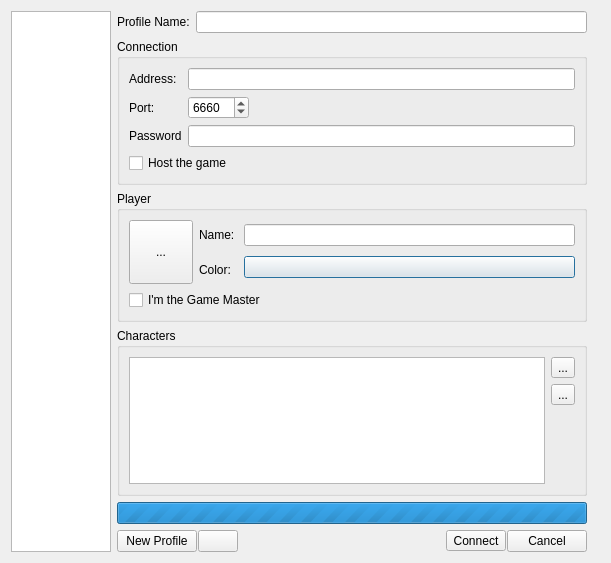
<?xml version="1.0" encoding="UTF-8"?>
<ui version="4.0">
 <class>SelectConnectionProfileDialog</class>
 <widget class="QDialog" name="SelectConnectionProfileDialog">
  <property name="geometry">
   <rect>
    <x>0</x>
    <y>0</y>
    <width>611</width>
    <height>563</height>
   </rect>
  </property>
  <property name="windowTitle">
   <string>Welcome To Rolisteam - Connection Dialog</string>
  </property>
  <layout class="QHBoxLayout" name="horizontalLayout_7">
   <item>
    <widget class="QListView" name="m_profileList">
     <property name="sizePolicy">
      <sizepolicy hsizetype="Preferred" vsizetype="Preferred">
       <horstretch>0</horstretch>
       <verstretch>0</verstretch>
      </sizepolicy>
     </property>
     <property name="maximumSize">
      <size>
       <width>16777215</width>
       <height>16777215</height>
      </size>
     </property>
     <property name="sizeAdjustPolicy">
      <enum>QAbstractScrollArea::AdjustToContents</enum>
     </property>
     <property name="selectionBehavior">
      <enum>QAbstractItemView::SelectRows</enum>
     </property>
    </widget>
   </item>
   <item>
    <layout class="QVBoxLayout" name="verticalLayout_9">
     <item>
      <layout class="QHBoxLayout" name="horizontalLayout_5">
       <item>
        <widget class="QLabel" name="label_5">
         <property name="text">
          <string>Profile Name:</string>
         </property>
        </widget>
       </item>
       <item>
        <widget class="QLineEdit" name="m_profileTitle"/>
       </item>
      </layout>
     </item>
     <item>
      <widget class="QGroupBox" name="groupBox_2">
       <property name="title">
        <string>Connection</string>
       </property>
       <layout class="QVBoxLayout" name="verticalLayout_7">
        <item>
         <layout class="QHBoxLayout" name="horizontalLayout_4">
          <item>
           <layout class="QVBoxLayout" name="verticalLayout">
            <item>
             <widget class="QLabel" name="label_3">
              <property name="text">
               <string>Address:</string>
              </property>
             </widget>
            </item>
            <item>
             <widget class="QLabel" name="label_4">
              <property name="text">
               <string>Port:</string>
              </property>
             </widget>
            </item>
            <item>
             <widget class="QLabel" name="label_8">
              <property name="text">
               <string>Password</string>
              </property>
             </widget>
            </item>
           </layout>
          </item>
          <item>
           <layout class="QVBoxLayout" name="verticalLayout_3">
            <item>
             <widget class="QLineEdit" name="m_addresseLineEdit"/>
            </item>
            <item>
             <layout class="QHBoxLayout" name="horizontalLayout_2">
              <item>
               <widget class="QSpinBox" name="m_port">
                <property name="maximum">
                 <number>65536</number>
                </property>
                <property name="value">
                 <number>6660</number>
                </property>
               </widget>
              </item>
              <item>
               <spacer name="horizontalSpacer">
                <property name="orientation">
                 <enum>Qt::Horizontal</enum>
                </property>
                <property name="sizeHint" stdset="0">
                 <size>
                  <width>40</width>
                  <height>20</height>
                 </size>
                </property>
               </spacer>
              </item>
             </layout>
            </item>
            <item>
             <widget class="QLineEdit" name="m_passwordEdit">
              <property name="echoMode">
               <enum>QLineEdit::Password</enum>
              </property>
             </widget>
            </item>
           </layout>
          </item>
         </layout>
        </item>
        <item>
         <widget class="QCheckBox" name="m_isServerCheckbox">
          <property name="text">
           <string>Host the game</string>
          </property>
         </widget>
        </item>
        <item>
         <spacer name="verticalSpacer_2">
          <property name="orientation">
           <enum>Qt::Vertical</enum>
          </property>
          <property name="sizeHint" stdset="0">
           <size>
            <width>20</width>
            <height>40</height>
           </size>
          </property>
         </spacer>
        </item>
       </layout>
      </widget>
     </item>
     <item>
      <widget class="QGroupBox" name="groupBox">
       <property name="title">
        <string>Player</string>
       </property>
       <layout class="QVBoxLayout" name="verticalLayout_8">
        <item>
         <layout class="QHBoxLayout" name="horizontalLayout">
          <item>
           <widget class="QToolButton" name="m_avatarPlayer">
            <property name="sizePolicy">
             <sizepolicy hsizetype="Maximum" vsizetype="Preferred">
              <horstretch>0</horstretch>
              <verstretch>0</verstretch>
             </sizepolicy>
            </property>
            <property name="minimumSize">
             <size>
              <width>64</width>
              <height>64</height>
             </size>
            </property>
            <property name="text">
             <string>...</string>
            </property>
            <property name="iconSize">
             <size>
              <width>64</width>
              <height>64</height>
             </size>
            </property>
            <property name="autoRaise">
             <bool>false</bool>
            </property>
           </widget>
          </item>
          <item>
           <layout class="QVBoxLayout" name="verticalLayout_4">
            <item>
             <widget class="QLabel" name="label">
              <property name="text">
               <string>Name: </string>
              </property>
             </widget>
            </item>
            <item>
             <widget class="QLabel" name="label_2">
              <property name="text">
               <string>Color: </string>
              </property>
             </widget>
            </item>
           </layout>
          </item>
          <item>
           <layout class="QVBoxLayout" name="verticalLayout_2">
            <item>
             <widget class="QLineEdit" name="m_name"/>
            </item>
            <item>
             <widget class="ColorButton" name="m_colorBtn">
              <property name="text">
               <string/>
              </property>
             </widget>
            </item>
           </layout>
          </item>
         </layout>
        </item>
        <item>
         <widget class="QCheckBox" name="m_isGmCheckbox">
          <property name="text">
           <string>I'm the Game Master</string>
          </property>
         </widget>
        </item>
       </layout>
      </widget>
     </item>
     <item>
      <widget class="QGroupBox" name="groupBox_3">
       <property name="title">
        <string>Characters</string>
       </property>
       <layout class="QVBoxLayout" name="verticalLayout_6">
        <item>
         <layout class="QHBoxLayout" name="horizontalLayout_3">
          <item>
           <widget class="QTableView" name="m_characterList">
            <property name="dragDropOverwriteMode">
             <bool>false</bool>
            </property>
            <property name="selectionBehavior">
             <enum>QAbstractItemView::SelectRows</enum>
            </property>
            <property name="iconSize">
             <size>
              <width>50</width>
              <height>50</height>
             </size>
            </property>
            <property name="showGrid">
             <bool>true</bool>
            </property>
            <attribute name="horizontalHeaderVisible">
             <bool>false</bool>
            </attribute>
            <attribute name="horizontalHeaderStretchLastSection">
             <bool>true</bool>
            </attribute>
            <attribute name="verticalHeaderVisible">
             <bool>false</bool>
            </attribute>
            <attribute name="verticalHeaderMinimumSectionSize">
             <number>50</number>
            </attribute>
            <attribute name="verticalHeaderDefaultSectionSize">
             <number>50</number>
            </attribute>
            <attribute name="verticalHeaderStretchLastSection">
             <bool>false</bool>
            </attribute>
           </widget>
          </item>
          <item>
           <layout class="QVBoxLayout" name="verticalLayout_5">
            <item>
             <widget class="QToolButton" name="m_addCharacterBtn">
              <property name="text">
               <string>...</string>
              </property>
             </widget>
            </item>
            <item>
             <widget class="QToolButton" name="m_removeCharacterBtn">
              <property name="text">
               <string>...</string>
              </property>
             </widget>
            </item>
            <item>
             <spacer name="verticalSpacer_3">
              <property name="orientation">
               <enum>Qt::Vertical</enum>
              </property>
              <property name="sizeHint" stdset="0">
               <size>
                <width>20</width>
                <height>40</height>
               </size>
              </property>
             </spacer>
            </item>
           </layout>
          </item>
         </layout>
        </item>
       </layout>
      </widget>
     </item>
     <item>
      <widget class="QProgressBar" name="m_progressBar">
       <property name="maximum">
        <number>0</number>
       </property>
       <property name="value">
        <number>-1</number>
       </property>
       <property name="textVisible">
        <bool>false</bool>
       </property>
      </widget>
     </item>
     <item>
      <spacer name="verticalSpacer">
       <property name="orientation">
        <enum>Qt::Vertical</enum>
       </property>
       <property name="sizeHint" stdset="0">
        <size>
         <width>20</width>
         <height>40</height>
        </size>
       </property>
      </spacer>
     </item>
     <item>
      <layout class="QHBoxLayout" name="horizontalLayout_6">
       <property name="spacing">
        <number>1</number>
       </property>
       <item>
        <widget class="QPushButton" name="m_addProfile">
         <property name="text">
          <string>New Profile</string>
         </property>
         <property name="icon">
          <iconset theme="add_round">
           <normaloff>.</normaloff>.</iconset>
         </property>
         <property name="autoDefault">
          <bool>false</bool>
         </property>
        </widget>
       </item>
       <item>
        <widget class="QPushButton" name="m_delProfileAct">
         <property name="toolTip">
          <string>Delete</string>
         </property>
         <property name="statusTip">
          <string>Delete selected profile</string>
         </property>
         <property name="text">
          <string/>
         </property>
         <property name="icon">
          <iconset theme="delete">
           <normaloff>.</normaloff>.</iconset>
         </property>
        </widget>
       </item>
       <item>
        <spacer name="horizontalSpacer_2">
         <property name="orientation">
          <enum>Qt::Horizontal</enum>
         </property>
         <property name="sizeHint" stdset="0">
          <size>
           <width>40</width>
           <height>20</height>
          </size>
         </property>
        </spacer>
       </item>
       <item>
        <widget class="QToolButton" name="m_connectBtn">
         <property name="text">
          <string>Connect</string>
         </property>
        </widget>
       </item>
       <item>
        <widget class="QPushButton" name="m_cancel">
         <property name="toolTip">
          <string>OffLine Mode</string>
         </property>
         <property name="text">
          <string>Cancel</string>
         </property>
        </widget>
       </item>
      </layout>
     </item>
    </layout>
   </item>
   <item>
    <widget class="QLabel" name="m_errorNotification">
     <property name="styleSheet">
      <string notr="true"/>
     </property>
     <property name="text">
      <string/>
     </property>
     <property name="alignment">
      <set>Qt::AlignCenter</set>
     </property>
    </widget>
   </item>
  </layout>
  <action name="m_addCharacterAct">
   <property name="icon">
    <iconset resource="../../../rolisteam.qrc">
     <normaloff>:/resources/rolistheme/add_round.png</normaloff>:/resources/rolistheme/add_round.png</iconset>
   </property>
   <property name="text">
    <string>New Character</string>
   </property>
  </action>
  <action name="m_removeCharacterAct">
   <property name="icon">
    <iconset resource="../../../rolisteam.qrc">
     <normaloff>:/resources/rolistheme/delete.png</normaloff>:/resources/rolistheme/delete.png</iconset>
   </property>
   <property name="text">
    <string>Remove character</string>
   </property>
  </action>
  <action name="m_connectAct">
   <property name="text">
    <string>Connect</string>
   </property>
  </action>
  <action name="m_stopConnectAct">
   <property name="text">
    <string>stop</string>
   </property>
  </action>
  <action name="m_playerAvatarAct">
   <property name="text">
    <string>playerAvatar</string>
   </property>
  </action>
 </widget>
 <customwidgets>
  <customwidget>
   <class>ColorButton</class>
   <extends>QPushButton</extends>
   <header>common/widgets/colorbutton.h</header>
  </customwidget>
 </customwidgets>
 <resources>
  <include location="../../../rolisteam.qrc"/>
 </resources>
 <connections>
  <connection>
   <sender>m_isGmCheckbox</sender>
   <signal>toggled(bool)</signal>
   <receiver>groupBox_3</receiver>
   <slot>setHidden(bool)</slot>
   <hints>
    <hint type="sourcelabel">
     <x>333</x>
     <y>163</y>
    </hint>
    <hint type="destinationlabel">
     <x>341</x>
     <y>209</y>
    </hint>
   </hints>
  </connection>
  <connection>
   <sender>m_isServerCheckbox</sender>
   <signal>clicked(bool)</signal>
   <receiver>m_addresseLineEdit</receiver>
   <slot>setDisabled(bool)</slot>
   <hints>
    <hint type="sourcelabel">
     <x>215</x>
     <y>409</y>
    </hint>
    <hint type="destinationlabel">
     <x>253</x>
     <y>339</y>
    </hint>
   </hints>
  </connection>
 </connections>
</ui>
